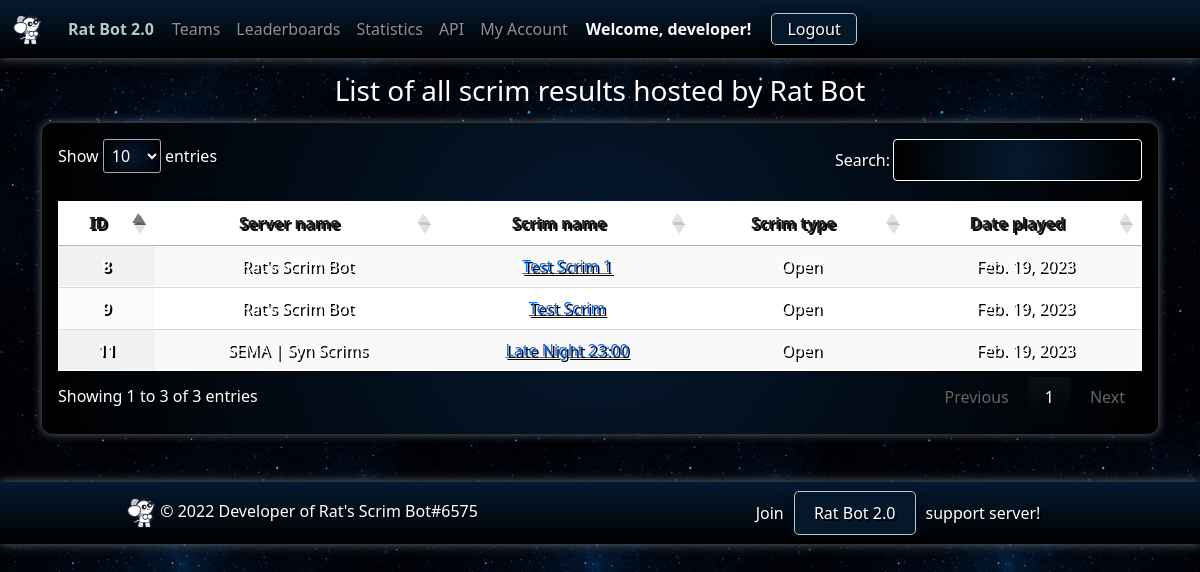
Before: /leaderboards (signed in) with the older database file.
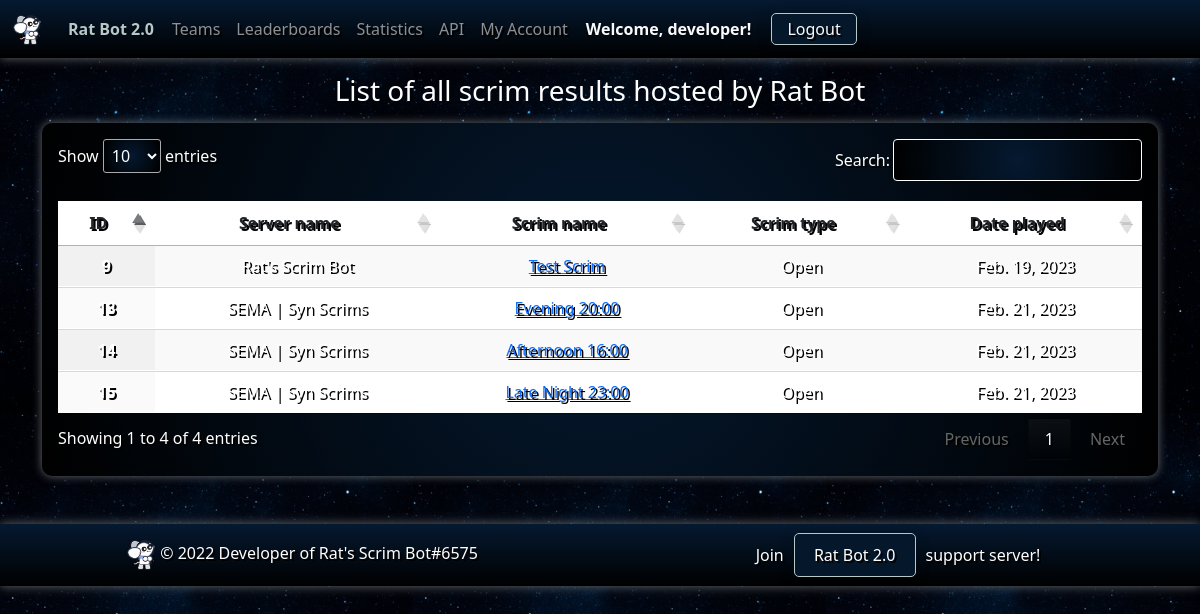
After: the same page with the newer database file.
### ratbotapp/models.py (models this page shows, shortened)
class Result(models.Model):
    id = models.AutoField(primary_key=True)
    generated_by = models.CharField(default="", max_length=100)  # id of person who used %sheet results last
    server = models.ForeignKey(Server, on_delete=models.RESTRICT, default=None)
    scrim_name = models.CharField(default="", max_length=100)
    class ScrimType(models.TextChoices):
        PRO = 'pro', 'Pro'
        OPEN = 'open', 'Open'
        TOUR = 'tour', 'Tournament'
    scrim_type = models.CharField(
        max_length=4,
        choices=ScrimType.choices,
        default=ScrimType.OPEN,
    )
    date_played = models.DateField()
    time_played = models.TimeField()
    created_at = models.DateTimeField(auto_now_add=True)
    updated_at = models.DateTimeField(auto_now=True)
    def get_scrim_type(self) -> ScrimType:
        return self.ScrimType(self.scrim_type)

class Server(models.Model):
    id = models.AutoField(primary_key=True)
    guild_id = models.IntegerField(unique=True)
    guild_name = models.CharField(default="", max_length=100)
    membership = models.ForeignKey(Membership, on_delete=models.RESTRICT, null=True)
    membership_start_date = models.DateTimeField(null=True, blank=True)
    membership_end_date = models.DateTimeField(null=True, blank=True)
    profile_image = models.ImageField(upload_to='server_images/', null=True, blank=True)
    created_at = models.DateTimeField(auto_now_add=True)
    updated_at = models.DateTimeField(auto_now=True)

### ratbotapp/views.py (the view)
# urls.py: path('leaderboards', views.leaderboards_page, name='leaderboards'),
@csrf_exempt
@login_required(login_url="/accounts/discord/login")
def leaderboards_page(request):
    print("======== STARTED leaderboards_page() =======")
    print(str(BASE_DIR) + "/api/oauth2/login/redirect")
    results = Result.objects.all()
    return render(request, 'ratbot/leaderboards.html', {
        'results': results
    })

### ratbotapp/templates/ratbot/leaderboards.html (shortened to what this page needs)
{% extends 'ratbot/base/base.html' %}
{% load static %}
{% block body %}
<div class="container">
    <div class="row mt-3 mb-2">
        <h3 class="text-center">List of all scrim results hosted by Rat Bot</h3>
    </div>
    <div class="gradient-2 p-3">
    <table id="results" class="table table-striped display" width="100%">
        <thead  class="gradient" style="color:white;">
        <tr>
            <th scope="col" class="dt-center">ID</th>
            <th scope="col" class="dt-center">Server name</th>
            <th scope="col" class="dt-center">Scrim name</th>
            <th scope="col" class="dt-center">Scrim type</th>
            <th scope="col" class="dt-center">Date played</th>
        </tr>
        </thead>
        <tbody>
        {% for result in results %}
        <tr>
            <th scope="row" class="dt-center" style="color:white;">{{ result.pk }}</th>
            <td class="dt-center" style="color:white;">{{ result.server.guild_name }}</td>
            <td class="dt-center" style="color:white;"><a href="{% url 'results_detail' result.pk %}">{{ result.scrim_name }}</a></td>
            <td class="dt-center" style="color:white;">{{ result.get_scrim_type.label }}</td>
            <td class="dt-center" style="color:white;">{{ result.date_played }}</td>
        </tr>
        {% endfor %}
        </tbody>
    </table>
        </div>
</div>
{% endblock %}

Changed rows visible on the page:
removed Result: pk "8", server.guild_name "Rat's Scrim Bot", scrim_name "Test Scrim 1", get_scrim_type.label "Open", date_played "Feb. 19, 2023"
removed Result: pk "11", server.guild_name "SEMA | Syn Scrims", scrim_name "Late Night 23:00", get_scrim_type.label "Open", date_played "Feb. 19, 2023"
added Result: pk "13", server.guild_name "SEMA | Syn Scrims", scrim_name "Evening 20:00", get_scrim_type.label "Open", date_played "Feb. 21, 2023"
added Result: pk "14", server.guild_name "SEMA | Syn Scrims", scrim_name "Afternoon 16:00", get_scrim_type.label "Open", date_played "Feb. 21, 2023"
added Result: pk "15", server.guild_name "SEMA | Syn Scrims", scrim_name "Late Night 23:00", get_scrim_type.label "Open", date_played "Feb. 21, 2023"
Other visible differences:
text written by a page script: "Show entries Search: Showing 1 to 3 of 3 entries Previous 1 Next" → "Show entries Search: Showing 1 to 4 of 4 entries Previous 1 Next"
